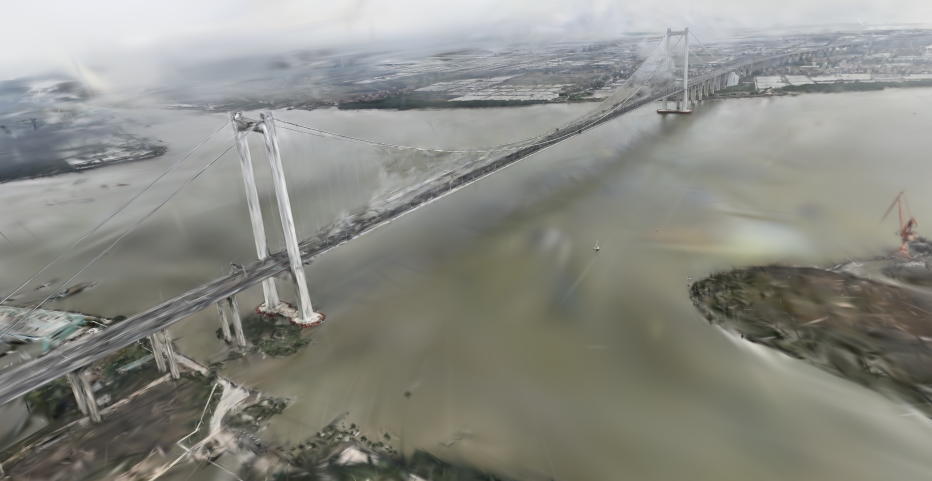
#> input picture paper/figures/bridge_splat_real_color_rgb.png, 1864 x 962 px (shown at 1/2 size); its folder holds 4 pictures in this run
$ python plot_cable_voting_figure.py --image ../../paper/figures/bridge_splat_real_color_rgb.png --mask ../../paper/figures/bridge_splat_real_color_semantic.png
#> lines starting #> are read from the running program, lines starting #| are printed output that depends on the picture
"""
Renders Figure 3 (Section 3.4): a two-panel illustration of the coarse `stay_cable` annotation
region and the multi-view plurality voting mechanism used to initialize each Gaussian's semantic
logits from it.

Panel A is real data: a crop of an actual undistorted UAV image with its ground-truth mask
overlaid (official per-class colors), showing that the `stay_cable` polygon covers large regions
of sky/water rather than just the thin cable strands - not a staged example.

Panel B is a schematic (not tied to one specific real 3D point) illustrating the voting
mechanism: several cameras observe a 3D point and vote by simple plurality, with ties broken by
a fixed priority that favors thin/rare structural classes over background.
"""
import os

import matplotlib

matplotlib.use("Agg")
import matplotlib.pyplot as plt
import numpy as np
from matplotlib.patches import Circle, FancyArrowPatch
from PIL import Image

from src.colmap_io.semantic_voting import CLASS_COLORS, CLASS_NAMES

_LUT = np.stack([CLASS_COLORS[c] for c in range(len(CLASS_NAMES))]).astype(np.float32)


def render_overlay_crop(image_path: str, mask_path: str, crop_box, alpha: float = 0.55) -> np.ndarray:
    """`crop_box`: (y0, y1, x0, x1). Returns an (H,W,3) uint8 image/mask overlay, background
    class left untinted so the real photo shows through."""
#> called with crop_box = (0, 780, 0, 950), alpha = 0.55
    img = np.asarray(Image.open(image_path).convert("RGB")).astype(np.float32)
    mask = np.asarray(Image.open(mask_path))
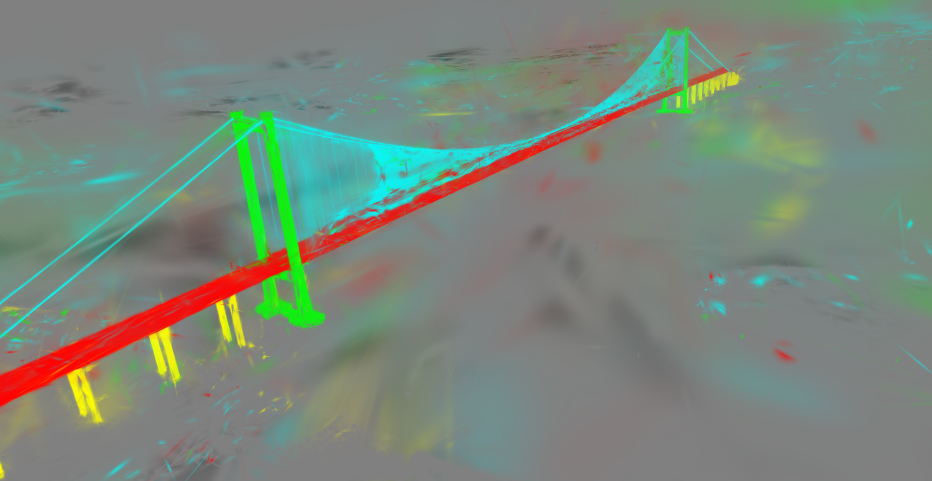
#> input picture paper/figures/bridge_splat_real_color_semantic.png, 1864 x 962 px (shown at 1/2 size)
#> mask is the input picture: shape (962, 1864, 4); mean R, G, B, A 121.8, 135.1, 123.2, 255
    y0, y1, x0, x1 = crop_box
    img_c, mask_c = img[y0:y1, x0:x1], mask[y0:y1, x0:x1]
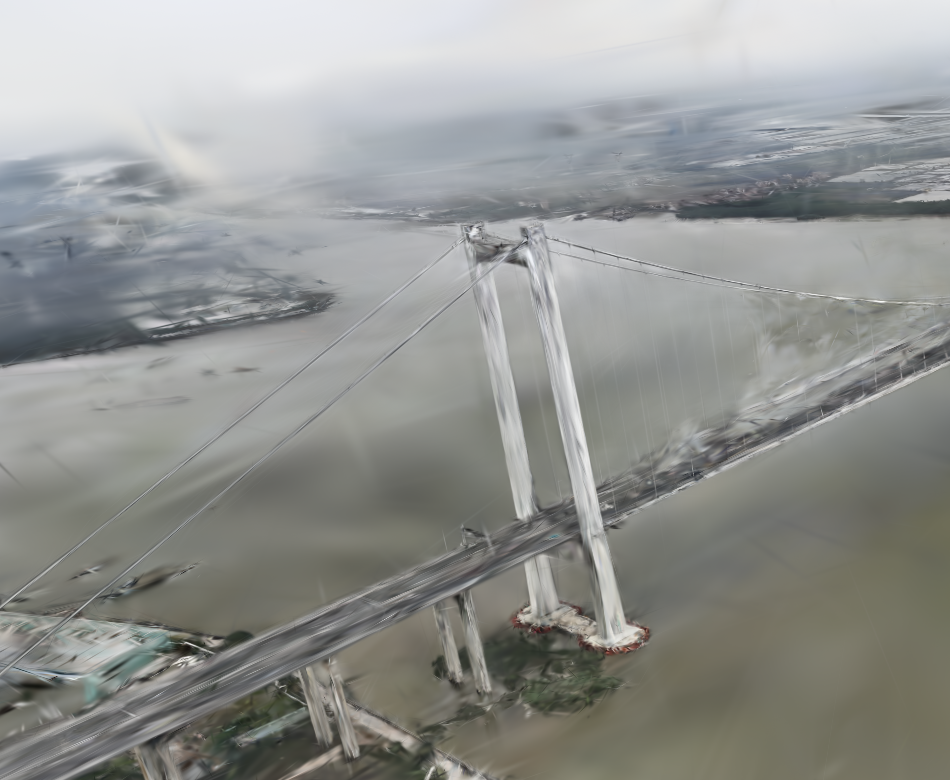
#> img_c: shape (780, 950, 3) float32; mean R, G, B 147, 148.7, 145.9
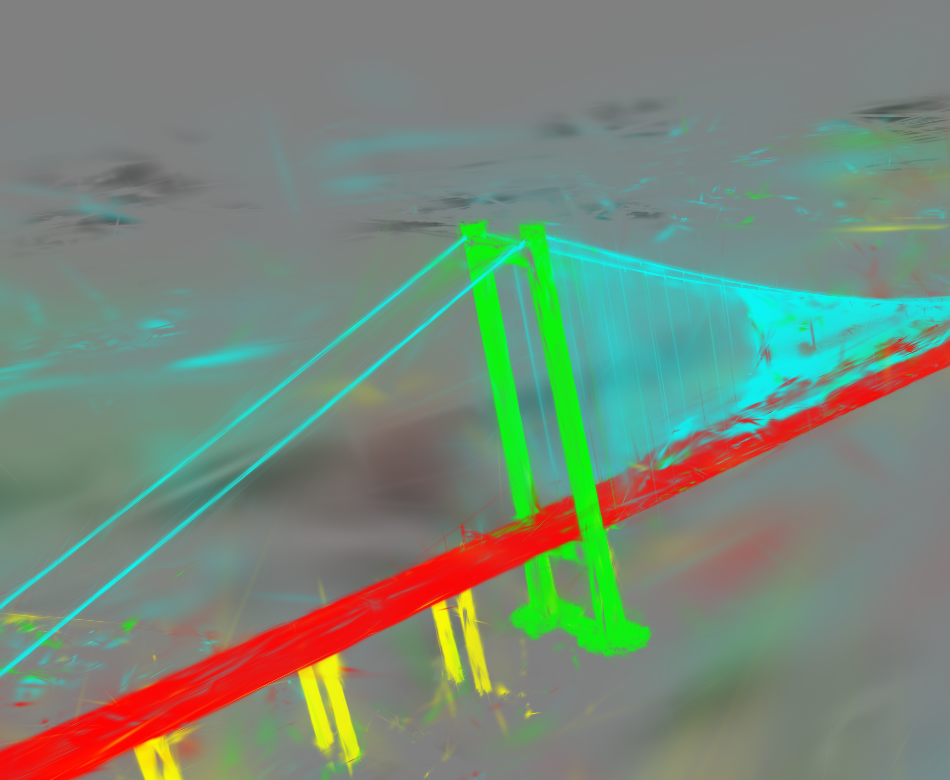
#> mask_c: shape (780, 950, 4); mean R, G, B, A 119.2, 136.8, 120.6, 255

    overlay = img_c.copy()
    for c in range(1, len(CLASS_NAMES)):  # skip background (0): leave the real photo untinted
        m = mask_c == c
        overlay[m] = (1 - alpha) * overlay[m] + alpha * _LUT[c]
    return overlay.astype(np.uint8)


# [59 lines left out: functions _camera_marker_angle_deg, _draw_camera, draw_voting_schematic, not called in this run]


def build_cable_voting_figure(image_path: str, mask_path: str, crop_box, output_path: str) -> str:
    overlay = render_overlay_crop(image_path, mask_path, crop_box)

    fig, (axA, axB) = plt.subplots(1, 2, figsize=(14, 6.4), dpi=200, gridspec_kw={"width_ratios": [1.1, 1]})

    axA.imshow(overlay)
    axA.set_xticks([])
    axA.set_yticks([])
    axA.set_title("Real example: GT mask overlaid on an undistorted UAV image", fontsize=13.5, pad=10)
    axA.set_xlabel(
        "cyan = stay_cable; note the polygon covers sky\nand river far beyond the cable strands",
        fontsize=11.5, color="dimgray",
    )

    draw_voting_schematic(axB)

    fig.tight_layout()
    os.makedirs(os.path.dirname(output_path) or ".", exist_ok=True)
    fig.savefig(output_path, bbox_inches="tight")
    plt.close(fig)
    return output_path


def main():
    import argparse

    project_root = os.path.abspath(os.path.join(os.path.dirname(__file__), "..", ".."))
    parser = argparse.ArgumentParser(description="Render Figure 3 (stay_cable annotation region + voting)")
    parser.add_argument(
        "--image", default=os.path.join(project_root, "outputs", "undistorted_images", "300.png")
    )
    parser.add_argument(
        "--mask", default=os.path.join(project_root, "outputs", "undistorted_gt_masks", "300.png"),
        help="Class-ID mask in the same undistorted coordinate system as --image",
    )
    parser.add_argument("--crop", nargs=4, type=int, default=[0, 780, 0, 950], metavar=("Y0", "Y1", "X0", "X1"))
    parser.add_argument(
        "--output",
        default=os.path.join(project_root, "paper", "figures", "fig3_cable_voting.png"),
    )
    args = parser.parse_args()

    out = build_cable_voting_figure(args.image, args.mask, tuple(args.crop), args.output)
    print(f"[plot_cable_voting_figure] wrote {out}")


if __name__ == "__main__":
#> (the run stopped early here; a loop or call above may not have finished)
